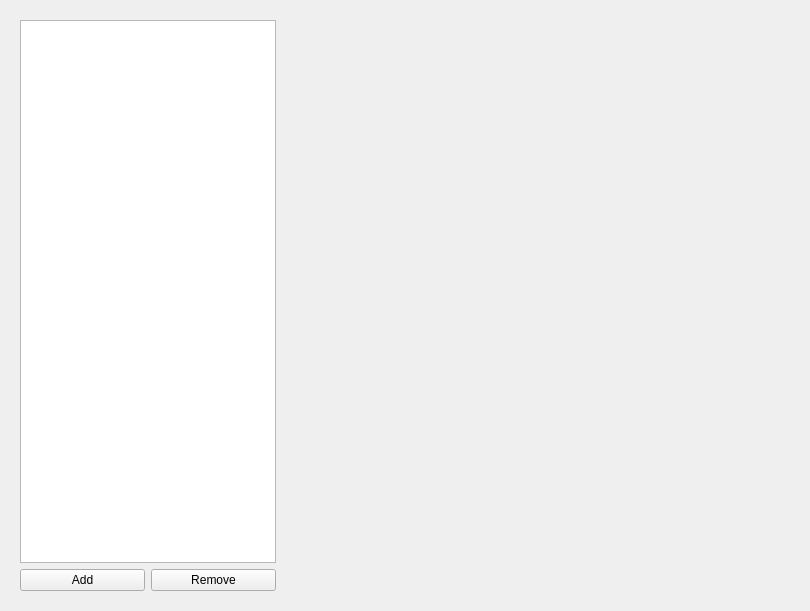
<?xml version="1.0" encoding="UTF-8"?>
<ui version="4.0">
 <class>TabSuppliers</class>
 <widget class="QWidget" name="TabSuppliers">
  <property name="geometry">
   <rect>
    <x>0</x>
    <y>0</y>
    <width>810</width>
    <height>611</height>
   </rect>
  </property>
  <property name="windowTitle">
   <string>Form</string>
  </property>
  <layout class="QHBoxLayout" name="horizontalLayout_2">
   <item>
    <widget class="QWidget" name="supplier_widget" native="true">
     <layout class="QVBoxLayout" name="verticalLayout">
      <item>
       <widget class="QListWidget" name="suppliers">
        <property name="sizePolicy">
         <sizepolicy hsizetype="Expanding" vsizetype="Expanding">
          <horstretch>1</horstretch>
          <verstretch>0</verstretch>
         </sizepolicy>
        </property>
        <property name="editTriggers">
         <set>QAbstractItemView::NoEditTriggers</set>
        </property>
       </widget>
      </item>
      <item>
       <layout class="QHBoxLayout" name="horizontalLayout">
        <item>
         <widget class="QPushButton" name="add">
          <property name="text">
           <string>Add</string>
          </property>
         </widget>
        </item>
        <item>
         <widget class="QPushButton" name="remove">
          <property name="text">
           <string>Remove</string>
          </property>
         </widget>
        </item>
       </layout>
      </item>
     </layout>
    </widget>
   </item>
   <item>
    <widget class="PartsWidget" name="parts" native="true">
     <property name="sizePolicy">
      <sizepolicy hsizetype="Preferred" vsizetype="Preferred">
       <horstretch>2</horstretch>
       <verstretch>0</verstretch>
      </sizepolicy>
     </property>
    </widget>
   </item>
  </layout>
 </widget>
 <customwidgets>
  <customwidget>
   <class>PartsWidget</class>
   <extends>QWidget</extends>
   <header>inventory.gui.widgets.parts</header>
   <container>1</container>
  </customwidget>
 </customwidgets>
 <resources/>
 <connections/>
</ui>
